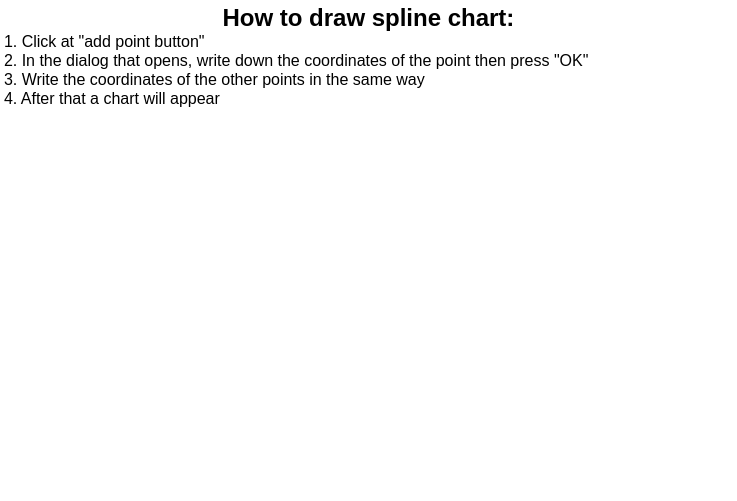
<?xml version="1.0" encoding="UTF-8"?>
<ui version="4.0">
 <class>HelpDialog</class>
 <widget class="QDialog" name="HelpDialog">
  <property name="geometry">
   <rect>
    <x>0</x>
    <y>0</y>
    <width>737</width>
    <height>501</height>
   </rect>
  </property>
  <property name="windowTitle">
   <string>Dialog</string>
  </property>
  <layout class="QVBoxLayout" name="verticalLayout">
   <property name="spacing">
    <number>0</number>
   </property>
   <property name="leftMargin">
    <number>0</number>
   </property>
   <property name="topMargin">
    <number>0</number>
   </property>
   <property name="rightMargin">
    <number>0</number>
   </property>
   <property name="bottomMargin">
    <number>0</number>
   </property>
   <item>
    <widget class="QTextBrowser" name="textBrowser">
     <property name="frameShape">
      <enum>QFrame::NoFrame</enum>
     </property>
     <property name="html">
      <string>&lt;!DOCTYPE HTML PUBLIC &quot;-//W3C//DTD HTML 4.0//EN&quot; &quot;http://www.w3.org/TR/REC-html40/strict.dtd&quot;&gt;
&lt;html&gt;&lt;head&gt;&lt;meta name=&quot;qrichtext&quot; content=&quot;1&quot; /&gt;&lt;style type=&quot;text/css&quot;&gt;
p, li { white-space: pre-wrap; }
&lt;/style&gt;&lt;/head&gt;&lt;body style=&quot; font-family:'MS Shell Dlg 2'; font-size:8.25pt; font-weight:400; font-style:normal;&quot;&gt;
&lt;p align=&quot;center&quot; style=&quot; margin-top:0px; margin-bottom:0px; margin-left:0px; margin-right:0px; -qt-block-indent:0; text-indent:0px;&quot;&gt;&lt;span style=&quot; font-size:18pt; font-weight:600;&quot;&gt;How to draw spline chart:&lt;/span&gt;&lt;/p&gt;
&lt;p align=&quot;justify&quot; style=&quot; margin-top:0px; margin-bottom:0px; margin-left:0px; margin-right:0px; -qt-block-indent:0; text-indent:0px;&quot;&gt;&lt;span style=&quot; font-size:12pt;&quot;&gt;1. Click at &amp;quot;add point button&amp;quot;&lt;/span&gt;&lt;/p&gt;
&lt;p align=&quot;justify&quot; style=&quot; margin-top:0px; margin-bottom:0px; margin-left:0px; margin-right:0px; -qt-block-indent:0; text-indent:0px;&quot;&gt;&lt;span style=&quot; font-size:12pt;&quot;&gt;2. In the dialog that opens, write down the coordinates of the point then press &amp;quot;OK&amp;quot;&lt;/span&gt;&lt;/p&gt;
&lt;p align=&quot;justify&quot; style=&quot; margin-top:0px; margin-bottom:0px; margin-left:0px; margin-right:0px; -qt-block-indent:0; text-indent:0px;&quot;&gt;&lt;span style=&quot; font-size:12pt;&quot;&gt;3. Write the coordinates of the other points in the same way&lt;/span&gt;&lt;/p&gt;
&lt;p align=&quot;justify&quot; style=&quot; margin-top:0px; margin-bottom:0px; margin-left:0px; margin-right:0px; -qt-block-indent:0; text-indent:0px;&quot;&gt;&lt;span style=&quot; font-size:12pt;&quot;&gt;4. After that a chart will appear&lt;/span&gt;&lt;/p&gt;&lt;/body&gt;&lt;/html&gt;</string>
     </property>
    </widget>
   </item>
  </layout>
 </widget>
 <resources/>
 <connections/>
</ui>
